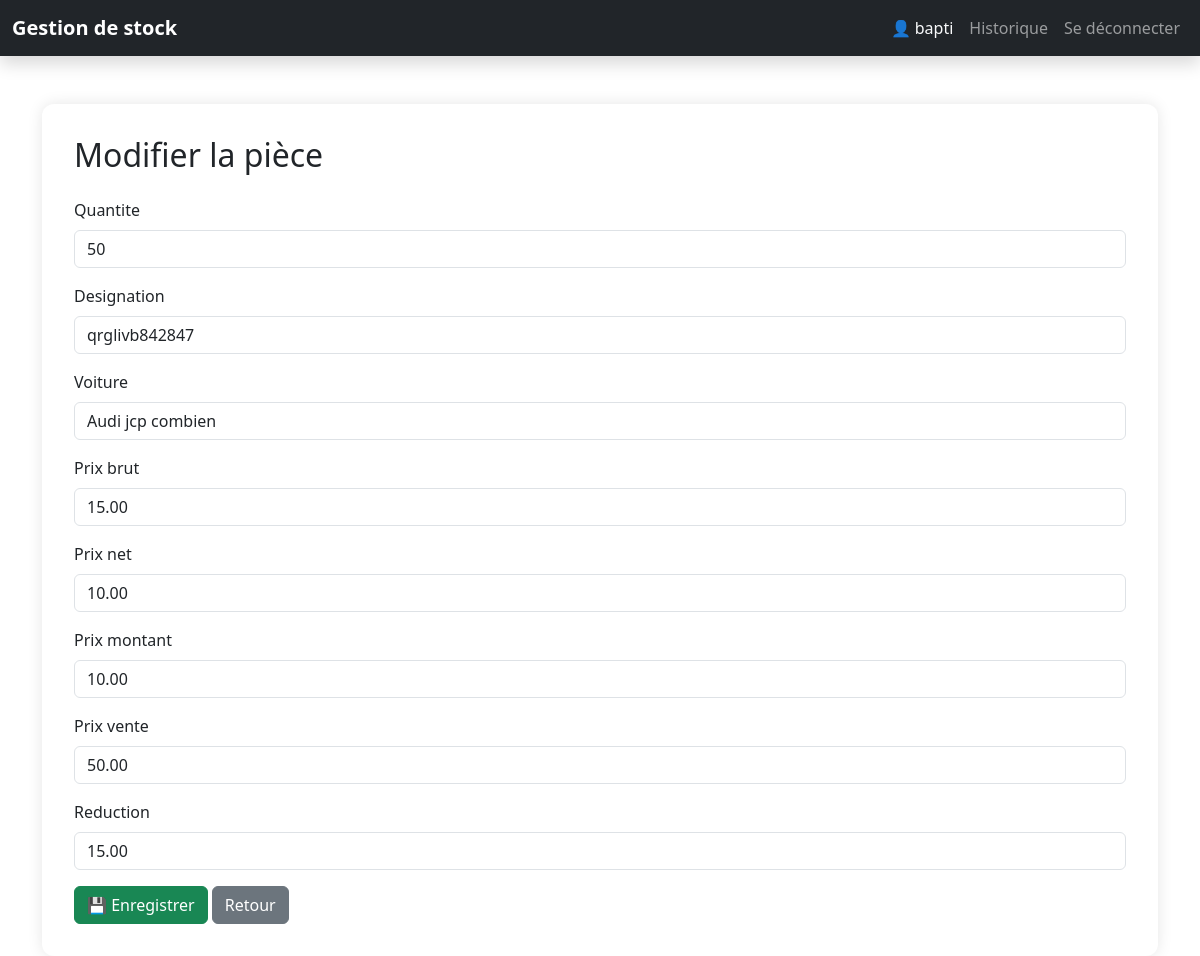
The app's page /modifier/1/ (signed in) with its own data.
### stock/models.py (models this page shows, shortened)
class Piece(models.Model):
    quantite = models.PositiveIntegerField()
    designation = models.CharField(max_length=50, unique=True)
    voiture = models.CharField(max_length=255, null=True, blank=True)
    prix_brut = models.DecimalField(max_digits=10, decimal_places=2, default=Decimal('0.00'))
    prix_net = models.DecimalField(max_digits=10, decimal_places=2, default=Decimal('0.00'))
    prix_montant = models.DecimalField(max_digits=10, decimal_places=2, default=Decimal('0.00'))
    prix_vente = models.DecimalField(max_digits=10, decimal_places=2, default=Decimal('0.00'))
    reduction = models.DecimalField(max_digits=5, decimal_places=2, default=Decimal('0.00'))  # en pourcentage

### stock/views.py (the view)
# urls.py: path('modifier/<int:pk>/', views.modifier_piece, name='modifier_piece'),
@user_passes_test(est_admin)
def modifier_piece(request, pk):
    piece = get_object_or_404(Piece, pk=pk)
    form = PieceForm(request.POST or None, instance=piece)
    if form.is_valid():
        form.save()
        return redirect('stock:liste_pieces')
    return render(request, 'stock/piece_form.html', {'form': form, 'title': 'Modifier la pièce'})

### stock/forms.py
class PieceForm(forms.ModelForm):
    class Meta:
        model = Piece
        fields = '__all__'

### stock/templatetags/form_tags.py (called while the page is built)
@register.filter(name='add_class')
def add_class(field, css_class):
    return field.as_widget(attrs={"class": css_class})

### stock/views.py (called while the page is built)
def est_admin(user):
    return user.is_staff

### stock/templates/stock/piece_form.html (shortened to what this page needs)
<!DOCTYPE html>
<html lang="fr">
<head>
    <link href="https://cdn.jsdelivr.net/npm/bootstrap@5.3.3/dist/css/bootstrap.min.css" rel="stylesheet">
</head>
<body>
    {% include 'stock/header.html' %}
    <div class="container">
        <div class="form-container">
            <h2 class="mb-4">{{ title }}</h2>
            {% load form_tags %}
            <form method="post">
                {% for field in form %}
                    <div class="mb-3">
                        <label class="form-label" for="{{ field.id_for_label }}">{{ field.label }}</label>
                        {{ field|add_class:"form-control" }}
                    </div>
                {% endfor %}
                <button type="submit" class="btn btn-success">💾 Enregistrer</button>
                <a href="{% url 'stock:liste_pieces' %}" class="btn btn-secondary">Retour</a>
            </form>
        </div>
    </div>
</body>
</html>

### stock/templates/stock/header.html (shortened to what this page needs)
<!DOCTYPE html>
<html lang="fr">
<head>
    <link href="https://cdn.jsdelivr.net/npm/bootstrap@5.3.3/dist/css/bootstrap.min.css" rel="stylesheet">
</head>
<body>
    <nav class="navbar navbar-expand-lg navbar-dark bg-dark mb-4 shadow">
        <div class="container-fluid">
            <a class="navbar-brand fw-bold" href="{% url 'stock:liste_pieces' %}">Gestion de stock</a>
            <div class="collapse navbar-collapse justify-content-end" id="navbarNav">
                <ul class="navbar-nav">
                    {% if user.is_authenticated %}
                    <li class="nav-item">
                        <span class="nav-link text-light">👤 {{ user.username }}</span>
                    </li>
                    <li class="nav-item">
                        <a class="nav-link" href="#">Historique</a>
                    </li>
                    <li class="nav-item">
                        <a class="nav-link" href="/deconnexion/">Se déconnecter</a>
                    </li>
                    {% endif %}
                </ul>
            </div>
        </div>
    </nav>
</body>
</html>

### stock/templates/stock/piece_form.html (style rules this page uses)
.form-container { background: white; border-radius: 12px; box-shadow: 0 0 15px rgba(0, 0, 0, 0.1); padding: 2rem; margin-top: 3rem; }

### records on screen
Piece: form "50" "qrglivb842847" "Audi jcp combien" "15.00" "10.00" "10.00" "50.00" "15.00"

### other values on screen
{{ user.username }} "bapti"
{{ title }} "Modifier la pièce"
{{ field.label }} "Quantite" "Designation" "Voiture" "Prix brut" "Prix net" "Prix montant" "Prix vente" "Reduction"
